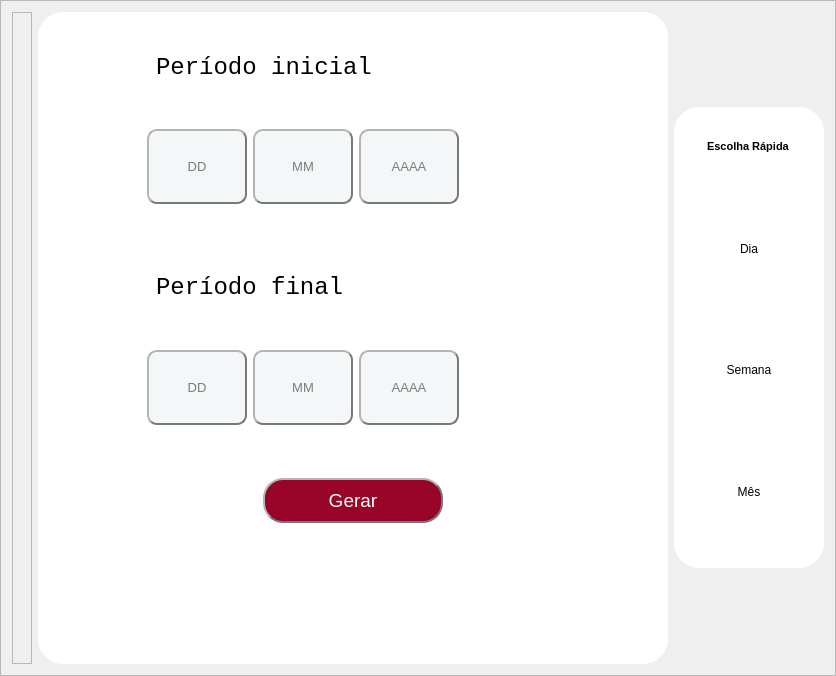
            <widget class="QFrame" name="frame_report_date_grid">
             <property name="frameShape">
              <enum>QFrame::StyledPanel</enum>
             </property>
             <property name="frameShadow">
              <enum>QFrame::Raised</enum>
             </property>
             <layout class="QHBoxLayout" name="horizontalLayout_19">
              <item>
               <widget class="QFrame" name="esq_adequar_2">
                <property name="minimumSize">
                 <size>
                  <width>20</width>
                  <height>652</height>
                 </size>
                </property>
                <property name="maximumSize">
                 <size>
                  <width>20</width>
                  <height>652</height>
                 </size>
                </property>
                <property name="frameShape">
                 <enum>QFrame::StyledPanel</enum>
                </property>
                <property name="frameShadow">
                 <enum>QFrame::Raised</enum>
                </property>
               </widget>
              </item>
              <item>
               <widget class="QFrame" name="date_report_grid">
                <property name="styleSheet">
                 <string notr="true">background-color: rgb(255, 255, 255);
border-radius: 25px;
border-style: outset;
</string>
                </property>
                <property name="frameShape">
                 <enum>QFrame::StyledPanel</enum>
                </property>
                <property name="frameShadow">
                 <enum>QFrame::Raised</enum>
                </property>
                <layout class="QVBoxLayout" name="verticalLayout_48">
                 <property name="spacing">
                  <number>10</number>
                 </property>
                 <property name="leftMargin">
                  <number>100</number>
                 </property>
                 <property name="topMargin">
                  <number>0</number>
                 </property>
                 <property name="rightMargin">
                  <number>100</number>
                 </property>
                 <property name="bottomMargin">
                  <number>1</number>
                 </property>
                 <item>
                  <widget class="QFrame" name="incial_time_grid">
                   <property name="frameShape">
                    <enum>QFrame::StyledPanel</enum>
                   </property>
                   <property name="frameShadow">
                    <enum>QFrame::Raised</enum>
                   </property>
                   <layout class="QVBoxLayout" name="verticalLayout_49">
                    <item>
                     <widget class="QFrame" name="frame_4">
                      <property name="frameShape">
                       <enum>QFrame::StyledPanel</enum>
                      </property>
                      <property name="frameShadow">
                       <enum>QFrame::Raised</enum>
                      </property>
                      <layout class="QVBoxLayout" name="verticalLayout_53">
                       <item>
                        <widget class="QLabel" name="label_19">
                         <property name="font">
                          <font>
                           <family>Lucida Console</family>
                           <pointsize>18</pointsize>
                          </font>
                         </property>
                         <property name="text">
                          <string>Período inicial</string>
                         </property>
                         <property name="alignment">
                          <set>Qt::AlignLeading|Qt::AlignLeft|Qt::AlignVCenter</set>
                         </property>
                        </widget>
                       </item>
                      </layout>
                     </widget>
                    </item>
                    <item alignment="Qt::AlignLeft">
                     <widget class="QFrame" name="frame_8">
                      <property name="frameShape">
                       <enum>QFrame::StyledPanel</enum>
                      </property>
                      <property name="frameShadow">
                       <enum>QFrame::Raised</enum>
                      </property>
                      <layout class="QHBoxLayout" name="horizontalLayout_20">
                       <property name="leftMargin">
                        <number>0</number>
                       </property>
                       <property name="rightMargin">
                        <number>100</number>
                       </property>
                       <item>
                        <widget class="QLineEdit" name="incial_dd_edt">
                         <property name="minimumSize">
                          <size>
                           <width>100</width>
                           <height>0</height>
                          </size>
                         </property>
                         <property name="maximumSize">
                          <size>
                           <width>100</width>
                           <height>80</height>
                          </size>
                         </property>
                         <property name="font">
                          <font>
                           <pointsize>10</pointsize>
                          </font>
                         </property>
                         <property name="styleSheet">
                          <string notr="true">background-color: rgb(244, 247, 248);
border-radius: 10px;
border-style: outset;
border-width: 2px;
border-color: rgb(120, 120, 120);</string>
                         </property>
                         <property name="echoMode">
                          <enum>QLineEdit::Password</enum>
                         </property>
                         <property name="alignment">
                          <set>Qt::AlignCenter</set>
                         </property>
                         <property name="placeholderText">
                          <string>DD</string>
                         </property>
                        </widget>
                       </item>
                       <item>
                        <widget class="QLineEdit" name="incial_mm_edt">
                         <property name="maximumSize">
                          <size>
                           <width>100</width>
                           <height>80</height>
                          </size>
                         </property>
                         <property name="font">
                          <font>
                           <pointsize>10</pointsize>
                          </font>
                         </property>
                         <property name="styleSheet">
                          <string notr="true">background-color: rgb(244, 247, 248);
border-radius: 10px;
border-style: outset;
border-width: 2px;
border-color: rgb(120, 120, 120);</string>
                         </property>
                         <property name="alignment">
                          <set>Qt::AlignCenter</set>
                         </property>
                         <property name="placeholderText">
                          <string>MM</string>
                         </property>
                        </widget>
                       </item>
                       <item>
                        <widget class="QLineEdit" name="incial_aaaa_edt">
                         <property name="minimumSize">
                          <size>
                           <width>100</width>
                           <height>20</height>
                          </size>
                         </property>
                         <property name="maximumSize">
                          <size>
                           <width>100</width>
                           <height>80</height>
                          </size>
                         </property>
                         <property name="font">
                          <font>
                           <pointsize>10</pointsize>
                          </font>
                         </property>
                         <property name="styleSheet">
                          <string notr="true">background-color: rgb(244, 247, 248);
border-radius: 10px;
border-style: outset;
border-width: 2px;
border-color: rgb(120, 120, 120);</string>
                         </property>
                         <property name="alignment">
                          <set>Qt::AlignCenter</set>
                         </property>
                         <property name="placeholderText">
                          <string>AAAA</string>
                         </property>
                        </widget>
                       </item>
                      </layout>
                     </widget>
                    </item>
                   </layout>
                  </widget>
                 </item>
                 <item>
                  <widget class="QFrame" name="final_time_grid">
                   <property name="frameShape">
                    <enum>QFrame::StyledPanel</enum>
                   </property>
                   <property name="frameShadow">
                    <enum>QFrame::Raised</enum>
                   </property>
                   <layout class="QVBoxLayout" name="verticalLayout_50">
                    <item>
                     <widget class="QFrame" name="frame_43">
                      <property name="frameShape">
                       <enum>QFrame::StyledPanel</enum>
                      </property>
                      <property name="frameShadow">
                       <enum>QFrame::Raised</enum>
                      </property>
                      <layout class="QVBoxLayout" name="verticalLayout_54">
                       <item>
                        <widget class="QLabel" name="label_21">
                         <property name="font">
                          <font>
                           <family>Lucida Console</family>
                           <pointsize>18</pointsize>
                          </font>
                         </property>
                         <property name="text">
                          <string>Período final</string>
                         </property>
                         <property name="alignment">
                          <set>Qt::AlignLeading|Qt::AlignLeft|Qt::AlignVCenter</set>
                         </property>
                        </widget>
                       </item>
                      </layout>
                     </widget>
                    </item>
                    <item alignment="Qt::AlignLeft">
                     <widget class="QFrame" name="frame_44">
                      <property name="frameShape">
                       <enum>QFrame::StyledPanel</enum>
                      </property>
                      <property name="frameShadow">
                       <enum>QFrame::Raised</enum>
                      </property>
                      <layout class="QHBoxLayout" name="horizontalLayout_21">
                       <property name="leftMargin">
                        <number>0</number>
                       </property>
                       <property name="rightMargin">
                        <number>0</number>
                       </property>
                       <item>
                        <widget class="QLineEdit" name="final_dd_edt">
                         <property name="minimumSize">
                          <size>
                           <width>100</width>
                           <height>0</height>
                          </size>
                         </property>
                         <property name="maximumSize">
                          <size>
                           <width>100</width>
                           <height>80</height>
                          </size>
                         </property>
                         <property name="font">
                          <font>
                           <pointsize>10</pointsize>
                          </font>
                         </property>
                         <property name="styleSheet">
                          <string notr="true">background-color: rgb(244, 247, 248);
border-radius: 10px;
border-style: outset;
border-width: 2px;
border-color: rgb(120, 120, 120);</string>
                         </property>
                         <property name="alignment">
                          <set>Qt::AlignCenter</set>
                         </property>
                         <property name="placeholderText">
                          <string>DD</string>
                         </property>
                        </widget>
                       </item>
                       <item>
                        <widget class="QLineEdit" name="final_mm_edt">
                         <property name="minimumSize">
                          <size>
                           <width>100</width>
                           <height>0</height>
                          </size>
                         </property>
                         <property name="maximumSize">
                          <size>
                           <width>100</width>
                           <height>80</height>
                          </size>
                         </property>
                         <property name="font">
                          <font>
                           <pointsize>10</pointsize>
                          </font>
                         </property>
                         <property name="styleSheet">
                          <string notr="true">background-color: rgb(244, 247, 248);
border-radius: 10px;
border-style: outset;
border-width: 2px;
border-color: rgb(120, 120, 120);</string>
                         </property>
                         <property name="alignment">
                          <set>Qt::AlignCenter</set>
                         </property>
                         <property name="placeholderText">
                          <string>MM</string>
                         </property>
                        </widget>
                       </item>
                       <item>
                        <widget class="QLineEdit" name="final_aaaa_edt">
                         <property name="minimumSize">
                          <size>
                           <width>100</width>
                           <height>0</height>
                          </size>
                         </property>
                         <property name="maximumSize">
                          <size>
                           <width>100</width>
                           <height>80</height>
                          </size>
                         </property>
                         <property name="font">
                          <font>
                           <pointsize>10</pointsize>
                          </font>
                         </property>
                         <property name="styleSheet">
                          <string notr="true">background-color: rgb(244, 247, 248);
border-radius: 10px;
border-style: outset;
border-width: 2px;
border-color: rgb(120, 120, 120);</string>
                         </property>
                         <property name="alignment">
                          <set>Qt::AlignCenter</set>
                         </property>
                         <property name="placeholderText">
                          <string>AAAA</string>
                         </property>
                        </widget>
                       </item>
                      </layout>
                     </widget>
                    </item>
                   </layout>
                  </widget>
                 </item>
                 <item>
                  <widget class="QFrame" name="frame_42">
                   <property name="font">
                    <font>
                     <family>Lucida Console</family>
                     <pointsize>14</pointsize>
                    </font>
                   </property>
                   <property name="frameShape">
                    <enum>QFrame::StyledPanel</enum>
                   </property>
                   <property name="frameShadow">
                    <enum>QFrame::Raised</enum>
                   </property>
                   <layout class="QVBoxLayout" name="verticalLayout_51">
                    <property name="spacing">
                     <number>0</number>
                    </property>
                    <property name="leftMargin">
                     <number>0</number>
                    </property>
                    <property name="topMargin">
                     <number>25</number>
                    </property>
                    <property name="rightMargin">
                     <number>0</number>
                    </property>
                    <property name="bottomMargin">
                     <number>0</number>
                    </property>
                    <item alignment="Qt::AlignHCenter|Qt::AlignTop">
                     <widget class="QPushButton" name="gera_fr_btn">
                      <property name="minimumSize">
                       <size>
                        <width>180</width>
                        <height>45</height>
                       </size>
                      </property>
                      <property name="maximumSize">
                       <size>
                        <width>180</width>
                        <height>45</height>
                       </size>
                      </property>
                      <property name="font">
                       <font>
                        <pointsize>14</pointsize>
                       </font>
                      </property>
                      <property name="cursor">
                       <cursorShape>PointingHandCursor</cursorShape>
                      </property>
                      <property name="styleSheet">
                       <string notr="true">background-color: rgb(152, 4, 39);
color: rgb(255, 255, 255);
border-radius: 20px;
border-style: outset;
border-width: 2px;
border-color: rgb(120, 120, 120);</string>
                      </property>
                      <property name="text">
                       <string>Gerar</string>
                      </property>
                     </widget>
                    </item>
                   </layout>
                  </widget>
                 </item>
                </layout>
               </widget>
              </item>
              <item>
               <widget class="QFrame" name="dir_adequar_2">
                <property name="minimumSize">
                 <size>
                  <width>150</width>
                  <height>461</height>
                 </size>
                </property>
                <property name="maximumSize">
                 <size>
                  <width>150</width>
                  <height>461</height>
                 </size>
                </property>
                <property name="styleSheet">
                 <string notr="true">background-color: rgb(255, 255, 255);
border-radius: 25px;
border-style: outset;
</string>
                </property>
                <property name="frameShape">
                 <enum>QFrame::StyledPanel</enum>
                </property>
                <property name="frameShadow">
                 <enum>QFrame::Raised</enum>
                </property>
                <layout class="QVBoxLayout" name="verticalLayout_60">
                 <item>
                  <widget class="QFrame" name="frame_49">
                   <property name="minimumSize">
                    <size>
                     <width>0</width>
                     <height>60</height>
                    </size>
                   </property>
                   <property name="maximumSize">
                    <size>
                     <width>16777215</width>
                     <height>60</height>
                    </size>
                   </property>
                   <property name="frameShape">
                    <enum>QFrame::StyledPanel</enum>
                   </property>
                   <property name="frameShadow">
                    <enum>QFrame::Raised</enum>
                   </property>
                   <layout class="QVBoxLayout" name="verticalLayout_61">
                    <item alignment="Qt::AlignHCenter">
                     <widget class="QLabel" name="label_14">
                      <property name="font">
                       <font>
                        <pointsize>8</pointsize>
                        <weight>75</weight>
                        <bold>true</bold>
                       </font>
                      </property>
                      <property name="text">
                       <string>Escolha Rápida</string>
                      </property>
                     </widget>
                    </item>
                   </layout>
                  </widget>
                 </item>
                 <item>
                  <widget class="QFrame" name="frame_50">
                   <property name="frameShape">
                    <enum>QFrame::StyledPanel</enum>
                   </property>
                   <property name="frameShadow">
                    <enum>QFrame::Raised</enum>
                   </property>
                   <layout class="QVBoxLayout" name="verticalLayout_62">
                    <item>
                     <widget class="QFrame" name="frame_51">
                      <property name="frameShape">
                       <enum>QFrame::StyledPanel</enum>
                      </property>
                      <property name="frameShadow">
                       <enum>QFrame::Raised</enum>
                      </property>
                      <layout class="QVBoxLayout" name="verticalLayout_63">
                       <item>
                        <widget class="QPushButton" name="pushButton">
                         <property name="text">
                          <string>Dia</string>
                         </property>
                        </widget>
                       </item>
                      </layout>
                     </widget>
                    </item>
                    <item>
                     <widget class="QFrame" name="frame_52">
                      <property name="frameShape">
                       <enum>QFrame::StyledPanel</enum>
                      </property>
                      <property name="frameShadow">
                       <enum>QFrame::Raised</enum>
                      </property>
                      <layout class="QVBoxLayout" name="verticalLayout_64">
                       <item>
                        <widget class="QPushButton" name="pushButton_2">
                         <property name="text">
                          <string>Semana</string>
                         </property>
                        </widget>
                       </item>
                      </layout>
                     </widget>
                    </item>
                    <item>
                     <widget class="QFrame" name="frame_53">
                      <property name="frameShape">
                       <enum>QFrame::StyledPanel</enum>
                      </property>
                      <property name="frameShadow">
                       <enum>QFrame::Raised</enum>
                      </property>
                      <layout class="QVBoxLayout" name="verticalLayout_65">
                       <item>
                        <widget class="QPushButton" name="pushButton_3">
                         <property name="text">
                          <string>Mês</string>
                         </property>
                        </widget>
                       </item>
                      </layout>
                     </widget>
                    </item>
                   </layout>
                  </widget>
                 </item>
                </layout>
               </widget>
              </item>
             </layout>
            </widget>
